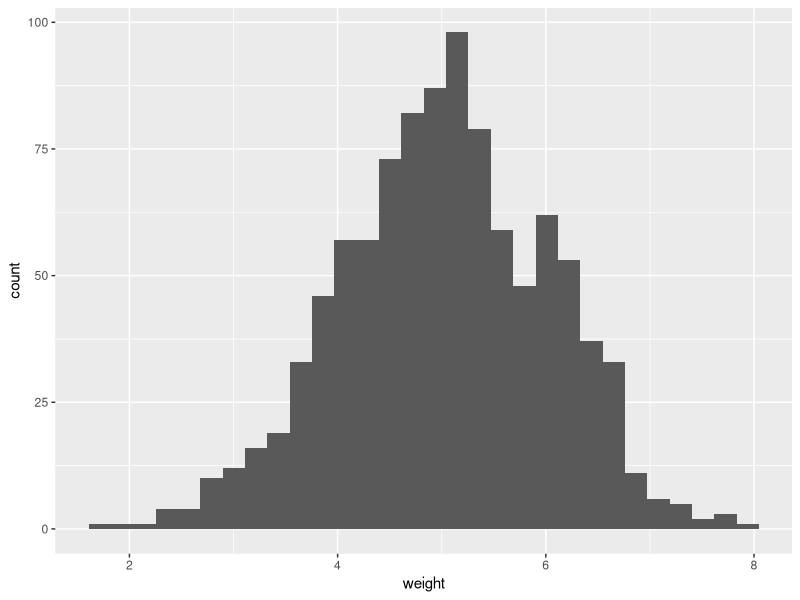

The R source for this figure:
# Analysis script for my awesome project

# read data
# apples <- data.frame(apple_id = as.factor(1:1000),
#                      weight = rnorm(1000, 5, 1))
# write.csv(apples, 'data/apples_data.csv', row.names = FALSE)

apples <- read.csv('data/apples_data.csv')

# process data
apples$log_weight <- log(apples$weight)

# graphing
library(ggplot2)

png('figs/hist_apple_weight.png')
ggplot(apples, aes(weight)) + geom_histogram()
dev.off()

